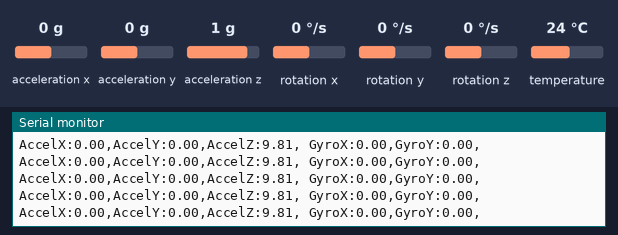
A sketch run on a simulated ESP32. Parts: the last lines printed to the serial monitor. The test bench sets the inputs (shaded band); at power-on: acceleration x 0 g, acceleration y 0 g, acceleration z 1 g, rotation x 0 °/s, rotation y 0 °/s, rotation z 0 °/s, temperature 24 °C. WiFi joins after 1.5 s; servers stay silent unless stated.

Above: at 3.1 s.
3.2 s: acceleration x set to -1.4 g
At 3.39 s:
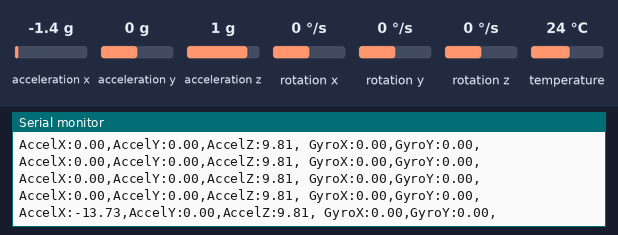
4.7 s: acceleration y set to -1.4 g
At 4.82 s:
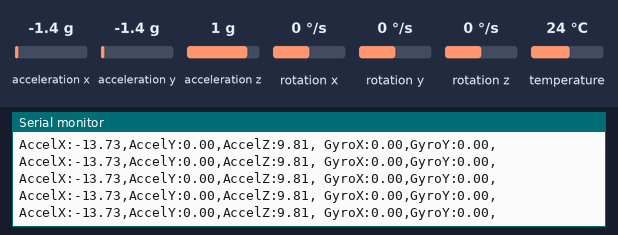
6.2 s: acceleration z set to -1.4 g
At 6.25 s:
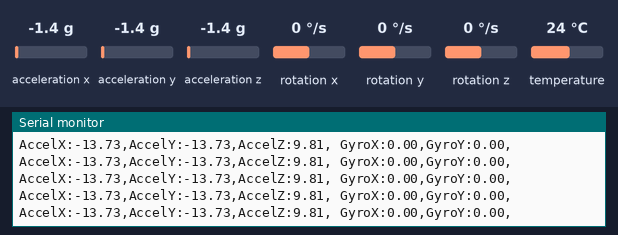
7.7 s: rotation x set to -192 °/s
At 7.89 s:
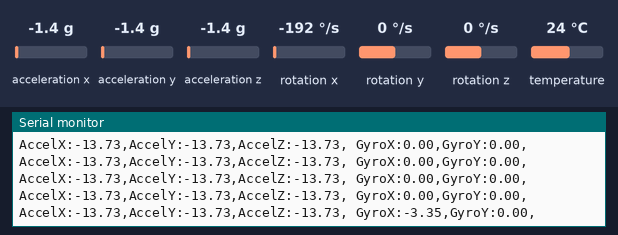
9.2 s: rotation y set to -192 °/s
At 9.32 s:
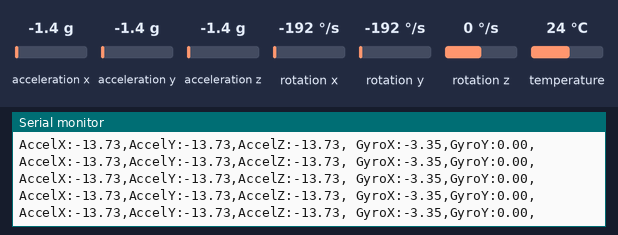

The sketch:

_based_SmartWheelchair_using_Esp32andMpu_copy_20240316163816.ino
```cpp
#define BLYNK_TEMPLATE_ID "TMPL61JvPXC2e"
#define BLYNK_TEMPLATE_NAME "Iot Based Project"
#define BLYNK_AUTH_TOKEN "tb639Lb0uBZz2oK43d9UZxawj_1kvxfO"

#define BLYNK_PRINT Serial

#include <WiFi.h>
#include <WiFiClient.h>
#include <BlynkSimpleEsp32.h>
#include <Adafruit_MPU6050.h>
#include <Adafruit_Sensor.h>
#include <Wire.h>

Adafruit_MPU6050 mpu;

char auth[] = BLYNK_AUTH_TOKEN;

char ssid[] = "Abhishek ";
char pass[] = "12345679";

BlynkTimer timer;

void sendSensor()
{
  if(mpu.getMotionInterruptStatus()) {
    /* Get new sensor events with the readings */
    sensors_event_t a, g, temp;
    mpu.getEvent(&a, &g, &temp);

    /* Print out the values */
    Serial.print("AccelX:");
    Serial.print(a.acceleration.x);
    Serial.print(",");
    Serial.print("AccelY:");
    Serial.print(a.acceleration.y);
    Serial.print(",");
    Serial.print("AccelZ:");
    Serial.print(a.acceleration.z);
    Serial.print(", ");
    Serial.print("GyroX:");
    Serial.print(g.gyro.x);
    Serial.print(",");
    Serial.print("GyroY:");
    Serial.print(g.gyro.y);
    Serial.print(",");
    Serial.println("\n");
  // You can send any value at any time.
  // Please don't send more that 10 values per second.
    Blynk.virtualWrite(V0, a.acceleration.x);
    Blynk.virtualWrite(V1, a.acceleration.y);
    Blynk.virtualWrite(V2, a.acceleration.z);
    Blynk.virtualWrite(V3,g.gyro.x);
    Blynk.virtualWrite(V4,g.gyro.y);
   delay(200);
  }
}
void setup()
{

   Serial.begin(115200);
    while (!Serial)
    delay(10); // will pause Zero, Leonardo, etc until serial console opens

  Serial.println("Adafruit MPU6050 test!");

  // WiFi.mode(WIFI_STA);

  // Try to initialize!
  if (!mpu.begin()) {
    Serial.println("Failed to find MPU6050 chip");
    while (1) {
      delay(10);
    }
  }
  Serial.println("MPU6050 Found!");

  //setupt motion detection
  mpu.setHighPassFilter(MPU6050_HIGHPASS_0_63_HZ);
  mpu.setMotionDetectionThreshold(1);
  mpu.setMotionDetectionDuration(20);
  mpu.setInterruptPinLatch(true); // Keep it latched.  Will turn off when reinitialized.
  mpu.setInterruptPinPolarity(true);
  mpu.setMotionInterrupt(true);

  Serial.println("");
  delay(100);

  Blynk.begin(auth, ssid, pass);
  timer.setInterval(100L, sendSensor);

  }

void loop()
{
  Blynk.run();
  timer.run();
 }
```

Measured:
- after the input at 3.2 s, the serial monitor: prints a new line at once (image 1)
- after the input at 7.7 s, the serial monitor: prints a new line at once (image 4)
